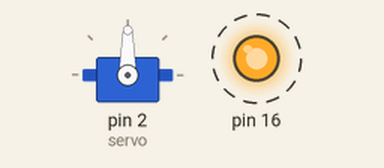
Recording of a sketch running on a simulated Arduino Uno, built with avr-gcc and run on an emulated ATmega328P. Shown: servo, output pins drawn as LEDs (lit = HIGH). Dashed ring = blinking.

Above: at 0.05 s.
Timing chart, 0 to 5.3 s (numbered marks = the images above):
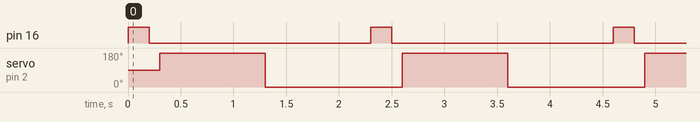

The sketch:

sketch_jul16b.ino
```cpp
#include <Servo.h>

Servo servo;

void setup() {
  pinMode(16,OUTPUT);
  servo.attach(2); // 2 = D4
}

void loop() {
  digitalWrite(16,HIGH);
  delay(200);
  digitalWrite(16,LOW);
  delay(100);
  servo.write(180);
  delay(1000);
  servo.write(0);
  delay(1000);
}
```

Measured:
- by itself, pin 16: alternates HIGH for 0.20 s and LOW for 2.1 s
- by itself, servo on pin 2 (servo): alternates 180° for 1.0 s and 0° for 1.3 s
